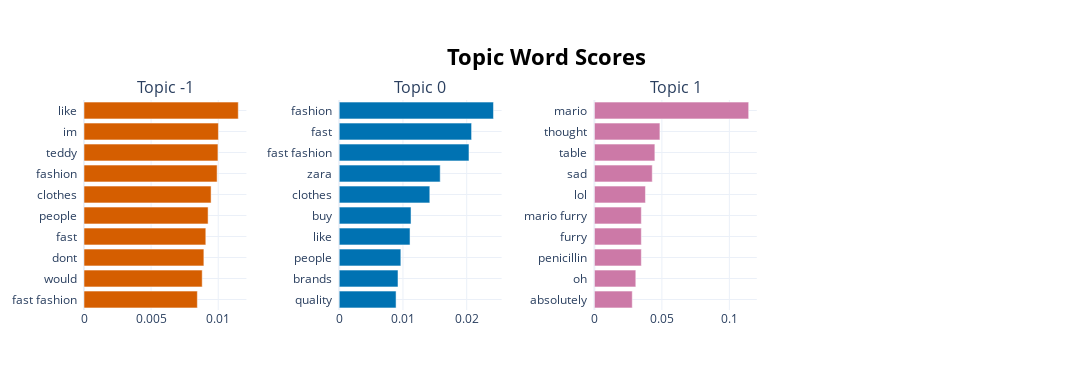

Write notebook code for a chart like this one.
### Code cell
visualize_barchart(model, n_words=10, top_n_topics=3, height=300, width=300)

### Figure 1 — Plotly figure (JSON) as saved in the notebook; plotly's stock layout.template omitted (floating-point values rounded to 4 significant figures)
{"data": [{"marker": {"color": "#D55E00"}, "orientation": "h", "type": "bar", "x": [0.008445, 0.008807, 0.00893, 0.009075, 0.009245, 0.009468, 0.009917, 0.009979, 0.01001, 0.01149], "xaxis": "x", "y": ["fast fashion  ", "would  ", "dont  ", "fast  ", "people  ", "clothes  ", "fashion  ", "teddy  ", "im  ", "like  "], "yaxis": "y"}, {"marker": {"color": "#0072B2"}, "orientation": "h", "type": "bar", "x": [0.008921, 0.009223, 0.00967, 0.01111, 0.01127, 0.01421, 0.01584, 0.02036, 0.02077, 0.0242], "xaxis": "x2", "y": ["quality  ", "brands  ", "people  ", "like  ", "buy  ", "clothes  ", "zara  ", "fast fashion  ", "fast  ", "fashion  "], "yaxis": "y2"}, {"marker": {"color": "#CC79A7"}, "orientation": "h", "type": "bar", "x": [0.02805, 0.03068, 0.03477, 0.03477, 0.03477, 0.03782, 0.04286, 0.04479, 0.04854, 0.1143], "xaxis": "x3", "y": ["absolutely  ", "oh  ", "penicillin  ", "furry  ", "mario furry  ", "lol  ", "sad  ", "table  ", "thought  ", "mario  "], "yaxis": "y3"}], "layout": {"annotations": [{"font": {"size": 16}, "showarrow": false, "text": "Topic -1", "x": 0.0875, "xanchor": "center", "xref": "paper", "y": 1, "yanchor": "bottom", "yref": "paper"}, {"font": {"size": 16}, "showarrow": false, "text": "Topic 0", "x": 0.3625, "xanchor": "center", "xref": "paper", "y": 1, "yanchor": "bottom", "yref": "paper"}, {"font": {"size": 16}, "showarrow": false, "text": "Topic 1", "x": 0.6375, "xanchor": "center", "xref": "paper", "y": 1, "yanchor": "bottom", "yref": "paper"}], "height": 390, "hoverlabel": {"bgcolor": "white", "font": {"family": "Rockwell", "size": 16}}, "showlegend": false, "title": {"font": {"color": "Black", "size": 22}, "text": "<b>Topic Word Scores</b>", "x": 0.5, "xanchor": "center", "yanchor": "top"}, "width": 1200, "xaxis": {"anchor": "y", "domain": [0, 0.175], "showgrid": true}, "xaxis2": {"anchor": "y2", "domain": [0.275, 0.45], "showgrid": true}, "xaxis3": {"anchor": "y3", "domain": [0.55, 0.725], "showgrid": true}, "xaxis4": {"anchor": "y4", "domain": [0.825, 1], "showgrid": true}, "yaxis": {"anchor": "x", "domain": [0, 1], "showgrid": true}, "yaxis2": {"anchor": "x2", "domain": [0, 1], "showgrid": true}, "yaxis3": {"anchor": "x3", "domain": [0, 1], "showgrid": true}, "yaxis4": {"anchor": "x4", "domain": [0, 1], "showgrid": true}}}
